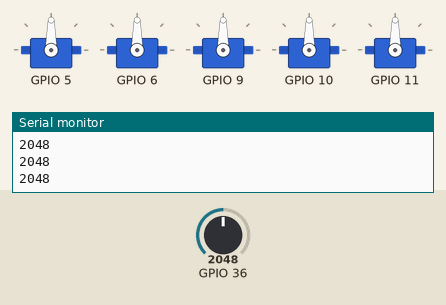
Simulated run of this sketch. Board: ESP32. Shown: 5 × servo, the last lines printed to the serial monitor. The inputs (shaded band) are chosen by the test bench; at power-on: GPIO 36 = 2048.

Above: at 1.2 s.
1.3 s: GPIO 36 set to 491
At 2.5 s:
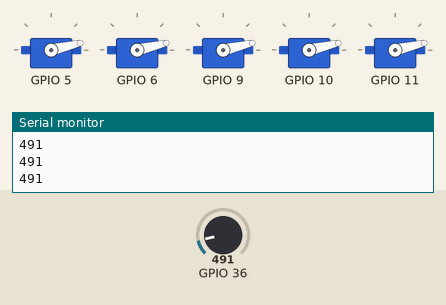
2.8 s: GPIO 36 set to 1228
At 4.0 s:
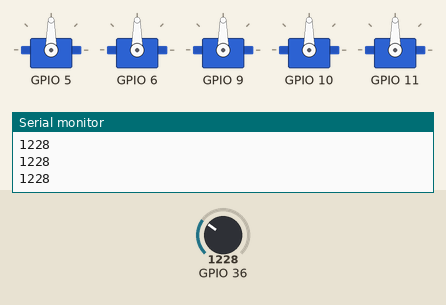
Timing chart, 0 to 5.8 s (numbered marks = the images above; inputs shaded):
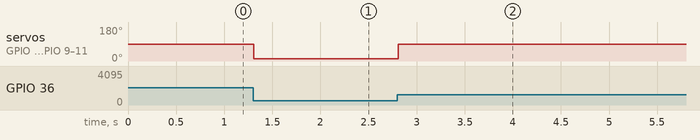

The sketch:

main.ino
```cpp
#include <Arduino.h>
#include "EMG_handler.h"
#include "EEG_handler.h"  // optional, if EEG gating is used

void setup() {
  Serial.begin(9600);
  EMG_setup();
  // EEG_setup(); ← Uncomment if needed
}

void loop() {
  EMG_loop();
  delay(50);
}
```

Measured:
- after the input at 1.3 s, servo on GPIO 5, servo on GPIO 6, servo on GPIO 9–11: 90° → 13° at once
- after the input at 2.8 s, servo on GPIO 5, servo on GPIO 6, servo on GPIO 9–11: 13° → 90° at once
